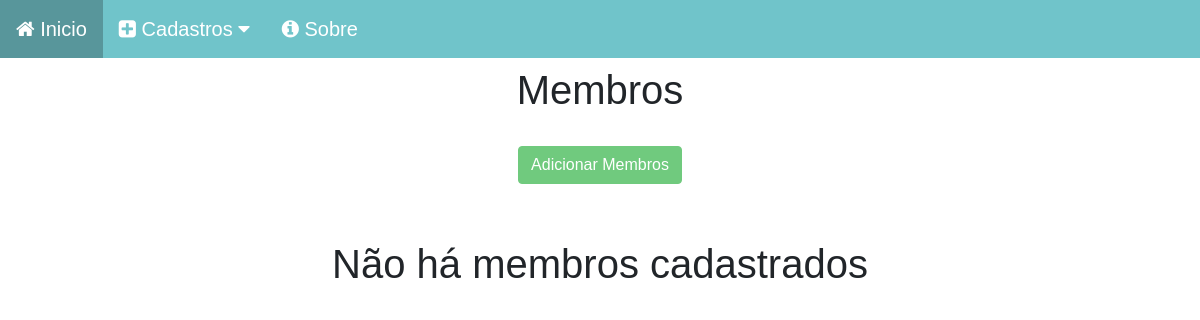
/membros/, run on an earlier commit of the app's database.
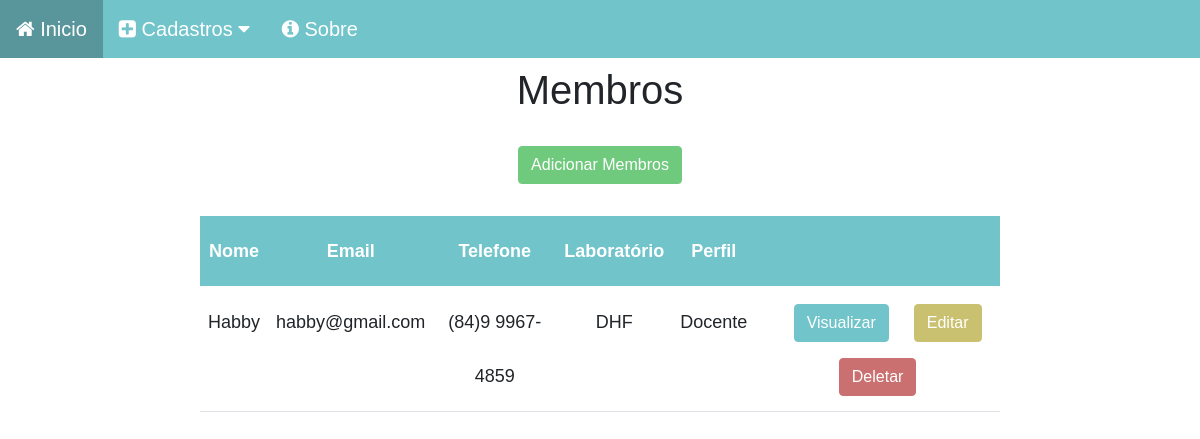
And on a later commit of the database.
### membros_app/models.py (models this page shows, shortened)
class Membro(models.Model):
    nome = models.CharField(max_length=60)
    email = models.CharField(max_length=30)
    telefone = models.CharField(max_length=20)
    laboratorio = models.ForeignKey(to='laboratorio_app.Lab', on_delete=models.CASCADE,null=True, blank=True)
    membro_perfil = models.ForeignKey(Perfil, on_delete=models.CASCADE, null=True, blank=True)

class Perfil(models.Model):
    titulo = models.CharField(max_length=50)
    def __str__(self):
        return self.titulo

### laboratorio_app/models.py (models this page shows)
class Lab(models.Model):
    descricao = models.CharField(max_length=60)
    nome = models.CharField(max_length=60)
    coordenador = models.ForeignKey(Membro,on_delete=models.SET_NULL, related_name='coordenador', null=True, blank=True)
    vice_coordenador = models.ForeignKey(Membro, on_delete=models.SET_NULL, related_name='vice_coordenador', null=True, blank=True)
    def __str__(self):
        return self.nome

### membros_app/views.py (the view)
# urls.py: path('', views.listar_membros, name = 'listar_membros'),
def listar_membros(request):
    membros = Membro.objects.all()
    return render(request, 'membro_list.html', {'membros': membros})

### membros_app/templates/membro_list.html (shortened to what this page needs)
{% extends 'base.html' %}
{% load static %}
{% block content %}
    <div class='col-8 m-auto pt-2 pb-2 text-center'>
        <h1>Membros</h1>
    </div>
    <div class='col-8 m-auto pt-3 pb-2 text-center'>
        <a href="{% url 'cadastrar_membro' %}" class="btn btn-add">Adicionar Membros</a>
    </div>
    {% if membros %}
    <div class='col-8 m-auto pt-4 pb-2 text-center'>
        <table class="table">
            <thead class="thead-dark">
              <tr>
                <th scope="col">Nome</th>
                <th scope="col">Email</th>
                <th scope="col">Telefone</th>
                <th scope="col">Laboratório</th>
                <th scope="col">Perfil</th>
                <th scope="col"></th>
              </tr>
            </thead>
            <tbody>
                {% for membro in membros %}
                    <tr>
                        <td>{{membro.nome}}</td>
                        <td>{{membro.email}}</td>
                        <td>{{membro.telefone}}</td>
                        <td>{{membro.laboratorio}}</td>
                        <td>{{membro.membro_perfil}}</td>
                        <td>
                            <a href="{% url 'visualizar_membro' membro.id %}" class="btn btn-view">Visualizar</a>
                            <a href="{% url 'editar_membro' membro.id %}" class="btn btn-edit">Editar</a>
                            <form method="post" action="{% url 'excluir_membro' membro.id %}" class="btn">
                                <button type="submit" class="btn btn-delete">
                                    Deletar
                                </button>
                            </form>
                        </td>
                    </tr>
                {% endfor %}
            </tbody>
        </table>
    </div>
    {% else %}
    <h1 class ='text-center mt-5'>
        Não há membros cadastrados
    </h1>
    {% endif %}
{% endblock content %}

### membros_app/templates/base.html (shortened to what this page needs)
{% load static %}
<!DOCTYPE html>
<html lang="pt-br">
<head>
    <link href="https://cdn.jsdelivr.net/npm/bootstrap@5.0.2/dist/css/bootstrap.min.css" rel="stylesheet">
    <link rel="stylesheet" href="{% static 'css/estilo.css' %}">
    <link rel="stylesheet" href="{% static 'css/line.css' %}">
    <link rel="stylesheet" href="https://cdnjs.cloudflare.com/ajax/libs/font-awesome/4.7.0/css/font-awesome.min.css">
</head>
<body>
    <header>
        <div class="navbar-css">
            <a href="/">
              <i class="fa fa-home" aria-hidden="true"></i>
              Inicio
            </a>
            <div class="dropdown-css">
              <button class="dropbtn-css">
                <i class="fa fa-plus-square" aria-hidden="true"></i>
                Cadastros
                <i class="fa fa-caret-down"></i>
              </button>
            </div>
            <a href="#">
              <i class="fa fa-info-circle" aria-hidden="true"></i>
              Sobre
            </a>
        </div>
    </header>
    {% block content %}
    {% endblock content %}
</body>
</html>

### static/css/estilo.css (style rules this page uses)
* { margin: 0; padding: 0; box-sizing: border-box; }
body { font-family: Arial, Helvetica, sans-serif; font-size: 18px; }
.navbar-css { overflow: hidden; background-color: #70C4CA; }
.navbar-css a { float: left; font-size: 20px; color: white; text-align: center; padding: 14px 16px; text-decoration: none; }
.dropdown-css { float: left; overflow: hidden; }
.dropdown-css .dropbtn-css { font-size: 20px; border: none; outline: none; color: white; padding: 14px 16px; background-color: inherit; font-family: inherit; margin: 0; }
.btn-add { color: #fff; background-color: #70CA7E; border-color: #70CA7E; }
.btn-view { color: #fff; background-color: #70C4CA; border-color: #70C4CA; }
.btn-edit { color: #fff; background-color: #CAC170; border-color: #CAC170; }
.btn-delete { color: #fff; background-color: #CA7070; border-color: #CA7070; }
.table { font-family: Arial, Helvetica, sans-serif; border-collapse: collapse; width: 100%; }
.table td, .table th { padding: 8px; }
.table th { padding-top: 12px; padding-bottom: 12px; text-align: center; background-color: #70C4CA; color: #fff; }
td a { margin-left: 20px; }

### static/css/line.css (style rules this page uses)
.table td, .table th { padding: 8px; line-height: 3; }

What changed in the data, as far as the page shows it:
added Membro: nome "Habby", email "habby@gmail.com", telefone "(84)9 9967-4859", laboratorio "DHF", membro_perfil "Docente"
Also different on the page:
text no longer shown: "Não há membros cadastrados"
text now shown: "Nome Email Telefone Laboratório Perfil"
